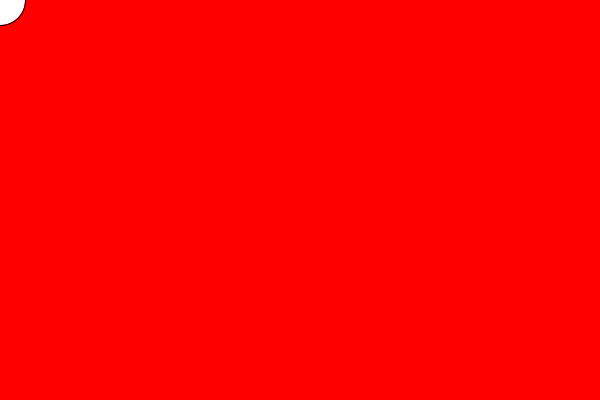
Frame 1 (no input)
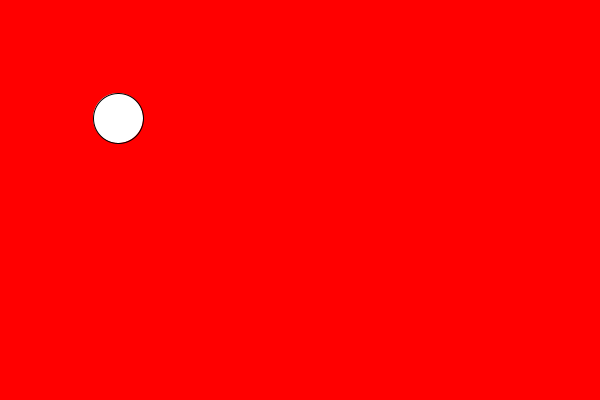
Frame 60 (the mouse pressed at the canvas centre just before this capture)
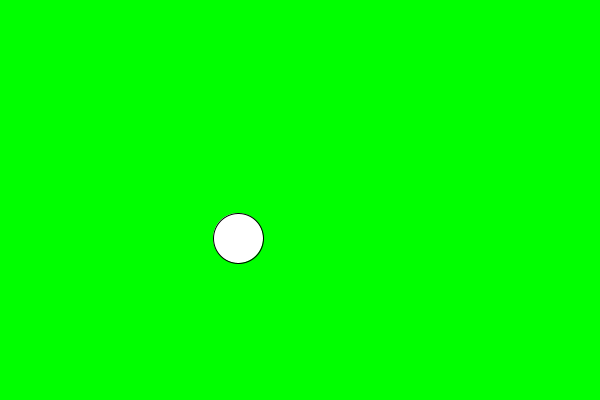
Frame 120 (the mouse held since frame 60 and released just before this capture)

The Processing sketch that drew these frames (run headless with seeded random() and noise(); from frame 60 on, the mouse is pressed at the canvas centre):

// Processing sketch: conditionals
// ── conditionals.pde
/* Conditionals

Use if, else if and else to check on the state of the sketch.

*/

// Position of the ellipse
float x = 0;
float y = 0;
// increment - how far the ellipse moves every frame
float speedX = 2;
float speedY = 2;


void setup() {
  size(600, 400);
}

void draw() {
  
  // Silly background colour switching - to demo if/else if/else:
  if (mouseX > 300) {
    background(0, 0, 255);
  } else if (mouseX > 200) {
    background(0, 255, 0);
  } else {
    background(255,0 , 0);
  }
  
  
  // Draw the ball at the current x/y coordinates
  ellipse(x, y, 50, 50);
  
  // Increment x & y (move the ball)
  x = x + speedX;
  y = y + speedY;
  
  
  // Check on where the ball is. If it's moving off the screen in any direction, reverse its direction.
  // So for instance, instead of adding 2 each frame, we add -2.
  // There are "more elegant" ways to do this. Any ideas?  
  
  if ( x > width ) {
    speedX = -2;
  }

  if ( x < 0 ) {
    speedX = 2;
  }  
  
  if ( y > height ) {
    speedY = -2;
  }

  if ( y < 0 ) {
    speedY = 2;
  }

}
